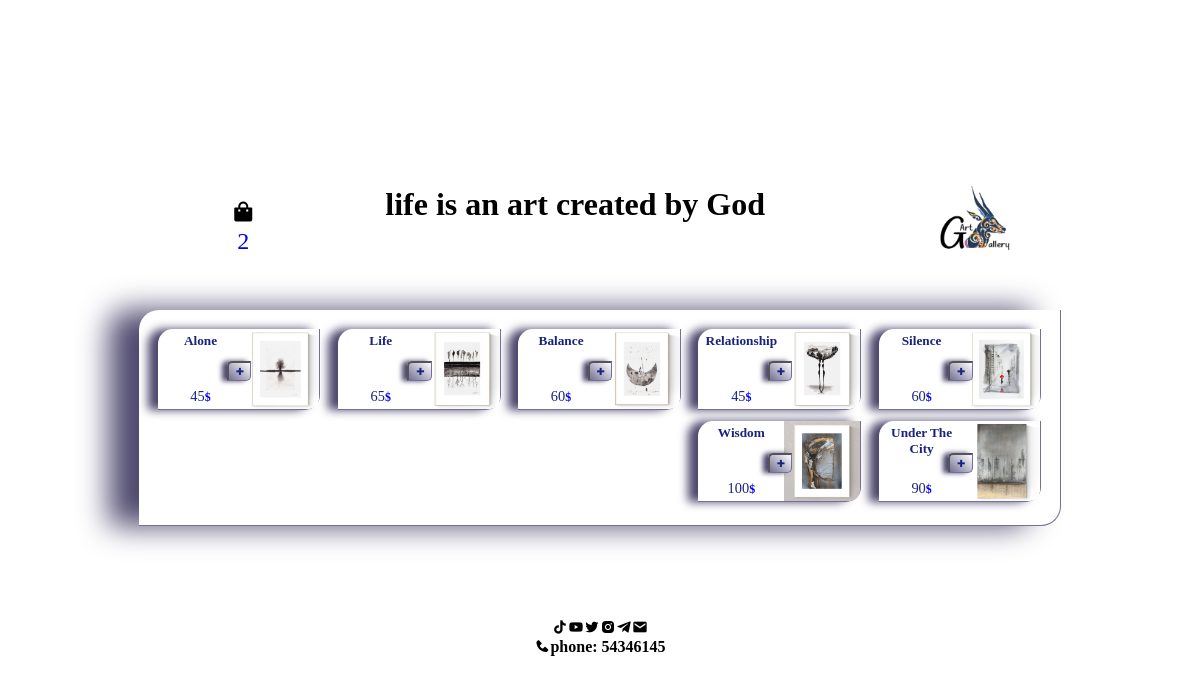
Screenshot of / (signed in) with the database file from the repository.
### shoes/models.py (models this page shows)
class Product(models.Model):
    name = models.CharField(max_length=99, verbose_name="Product's Name ")
    image = models.ImageField(verbose_name=" Product's image", null=True, blank=True)
    stock = models.PositiveIntegerField( default=0)
    price = models.PositiveBigIntegerField()

### shoes/views.py (the view, shortened to what this page needs)
# urls.py: path('', views.HomeView.as_view(), name="home"),
class HomeView(View):
    def get(self, request):
        pro = Product.objects.all()
        count = 0
        if request.user.is_authenticated:
            basket = Order.get_basket(request.user)
            if basket:
                count = len(basket.orderitem_set.all())
        response = render(request, "products.html", {"products": pro, "count": count})
        if request.user.is_authenticated and not request.COOKIES.get("token", None):
            token, _ = Token.objects.get_or_create(user=request.user)
            response.set_cookie(key="token", value=token)
        return response

### shoes/models.py (called while the page is built)
    @classmethod
    def get_basket(cls, user):
        basket = cls.objects.filter(user=user.id, status="1")
        if basket.exists():
            return basket.get()
        return None

### templates/products.html (shortened to what this page needs)
<!DOCTYPE html>
<html lang="en">
<head>
    <link rel="stylesheet" href="/static/assets/css/style.css">
</head>
<body class="productPage">
    <div class="container">
        <header>
            <div class="header">
                <div class="logo">
                    <img src="/static/img/28.png" alt="logo">
                </div>
                <h1>life is an art created by God</h1>
                <div class="basket">
                    <a href="/card">
                        <i class='bx bxs-shopping-bag'></i>
                        <p>{{count}}</p>
                    </a>
                </div>
            </div>
        </header>
        <main>
            <div class="products">
                {% for product in products %}
                    <div class="product2">
                        <a href="#" class="img">
                            <img src="{{product.image.url}}" alt="">
                        </a>
                        <a href="#" class="info">
                            <div class="name"><h5>{{product.name}}</h5></div>
                            <div class="price"><h5><h5 class="dollar">$</h5>{{product.price}}</h5></div>
                        </a>
                        <form method="post" action="">
                            <button name="type" value="add" class="number">+</button>
                        </form>
                    </div>
                {% endfor %}
            </div>
        </main>
        <footer>
            <div class="connection">
                <a href="#">
                    <div class="email"><i class='bx bxs-envelope'></i></div>
                <div class="telegram"><i class='bx bxl-telegram' ></i></div>
                <div class="instagram"><i class='bx bxl-instagram-alt' ></i></div>
                <div class="twitter"><i class='bx bxl-twitter'></i></div>
                <div class="youtube"><i class='bx bxl-youtube' ></i></div>
                <div class="tiktok"><i class='bx bxl-tiktok' ></i></div>
            </a>
            <a href="#">
                <div class="num">
                    <i class='bx bxs-phone bx-tada' ></i>
                    <h4>phone: 54346145</h4>
                </div>
            </a>
            </div>
        </footer>
    </div>
    <link href='https://unpkg.com/boxicons@2.1.4/css/boxicons.min.css' rel='stylesheet'>
</body>
</html>

### static/assets/css/style.css (style rules this page uses)
* { margin: 0; padding: 0; box-sizing: border-box; text-decoration: none; direction: rtl; }
body { display: flex; flex-direction: column; justify-content: center; align-items: center; padding-inline: 2%; }
.productPage { background: url("/static/img/34.jpg"); background-size: cover; background-repeat: no-repeat; min-height: 100vh; }
.container { width: 80%; }
.productPage .container { background-size: cover; background-position: center; background-repeat: no-repeat; display: flex; flex-direction: column; align-items: center; justify-content: center; }
.container .header { display: flex; justify-content: space-between; padding-left: 10%; }
.container header { width: 100%; text-align: center; }
.container header h1 { margin-top: 5%; }
.container .header .logo { width:20%; height: 20%; display: flex; justify-content: start; align-items: center; }
.container .header .logo img { width:100%; height: 100%; }
.container .header .basket { display: flex; justify-content: end; align-items: center; font-size: 1.5em; }
.container .header .basket a i { color: black; }
.productPage .container .products { display: grid; grid-template-columns: repeat(5,1fr); gap: 2%; border-right: 1px solid rgb(116, 112, 148); border-bottom: 1px solid rgb(116, 112, 148); box-shadow: -30px 0 30px rgb(78, 73, 110); border-top-left-radius: 20px; border-bottom-right-radius: 20px; padding: 2%; }
.container .img { width: 50%; height:100%; }
.productPage .container img { width: 100%; height: 100%; border-bottom-right-radius: 10px; }
.productPage .container .product1, .productPage .container .product2, .productPage .container .product3, .productPage .container .product4, .productPage .container .product5, .productPage .container .product6, .productPage .container .product7 { backdrop-filter: blur(10px); border-right: 1px solid rgb(116, 112, 148); border-bottom: 1px solid rgb(116, 112, 148); box-shadow: -10px 0 10px rgb(78, 73, 110); display: flex; align-items: center; gap: 3%; text-align: center; margin-bottom: 5%; border-top-left-radius: 15px; border-bottom-right-radius: 15px; }
.container .product1 .info, .container .product2 .info, .container .product3 .info, .container .product4 .info, .container .product5 .info, .container .product6 .info, .container .product7 .info { width:50%; height: 100%; display: flex; flex-direction: column; align-items: center; justify-content: center; color:#1A237E; }
.container .info .name { padding-inline: 5%; margin-top: 5%; text-align: center; height: 50%; display: flex; flex-direction: column; justify-content: start; }
.container .info .price { padding-inline: 5%; display: flex; align-items: end; margin-bottom: 5%; height: 50%; font-size: .9em; }
.container .info .dollar { color: blue; }
.productPage .container .products form .number { position: absolute; top: 40%; right:42%; width: 15%; height: 25%; display: flex; justify-content: center; align-items: center; font-weight: 1000; background: linear-gradient(40deg,rgb(116, 112, 148),white); border-top-left-radius: 5px; border-bottom-right-radius: 5px; border-right: 1px solid rgb(116, 112, 148); border-bottom: 1px solid rgb(116, 112, 148); box-shadow: -5px 0 5px rgb(78, 73, 110); z-index: 10; color:#1A237E ; }
.container .connection a { display: flex; justify-content: center; color: rgb(0, 0, 0); }
footer { display: flex; margin-top: 10%; justify-content: center; }
.container footer .connection .num { display: flex; direction: ltr; }

### rows the page displays
Product: image (picture), name "Silence", price "60"
Product: image (picture), name "Relationship", price "45"
Product: image (picture), name "Balance", price "60"
Product: image (picture), name "Life", price "65"
Product: image (picture), name "Alone", price "45"
Product: image (picture), name "Under The City", price "90"
Product: image (picture), name "Wisdom", price "100"

### other values shown
{{ count }} "2"
